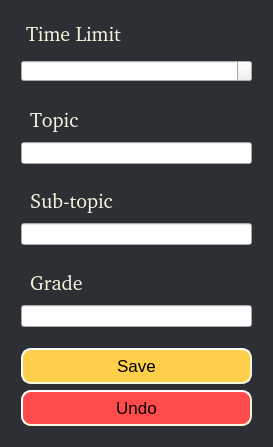
<?xml version="1.0" encoding="UTF-8"?>
<ui version="4.0">
 <class>test_card</class>
 <widget class="QFrame" name="test_card">
  <property name="geometry">
   <rect>
    <x>0</x>
    <y>0</y>
    <width>273</width>
    <height>447</height>
   </rect>
  </property>
  <property name="windowTitle">
   <string>Frame</string>
  </property>
  <property name="styleSheet">
   <string notr="true">QFrame{
	background-color: #2C2F33;
	color: beige;
	padding: 4px;
}</string>
  </property>
  <layout class="QVBoxLayout" name="verticalLayout">
   <property name="spacing">
    <number>0</number>
   </property>
   <property name="leftMargin">
    <number>0</number>
   </property>
   <property name="topMargin">
    <number>0</number>
   </property>
   <property name="rightMargin">
    <number>0</number>
   </property>
   <property name="bottomMargin">
    <number>0</number>
   </property>
   <item>
    <widget class="QFrame" name="frame">
     <property name="styleSheet">
      <string notr="true">QFrame{
	background-color: #2C2F33;
	color: beige;
	border: 0px;
}</string>
     </property>
     <property name="frameShape">
      <enum>QFrame::StyledPanel</enum>
     </property>
     <property name="frameShadow">
      <enum>QFrame::Raised</enum>
     </property>
     <layout class="QVBoxLayout" name="verticalLayout_4">
      <item>
       <widget class="QLabel" name="label_14">
        <property name="sizePolicy">
         <sizepolicy hsizetype="Minimum" vsizetype="Minimum">
          <horstretch>0</horstretch>
          <verstretch>0</verstretch>
         </sizepolicy>
        </property>
        <property name="font">
         <font>
          <family>URW Bookman [UKWN]</family>
          <pointsize>15</pointsize>
         </font>
        </property>
        <property name="styleSheet">
         <string notr="true">QFrame{
	border: 0px;
}</string>
        </property>
        <property name="text">
         <string>Time Limit</string>
        </property>
       </widget>
      </item>
      <item>
       <widget class="QFrame" name="create_test_card_2">
        <property name="styleSheet">
         <string notr="true">QFrame{
	border: 0px;
}</string>
        </property>
        <property name="frameShape">
         <enum>QFrame::StyledPanel</enum>
        </property>
        <property name="frameShadow">
         <enum>QFrame::Raised</enum>
        </property>
        <layout class="QVBoxLayout" name="verticalLayout_5">
         <property name="spacing">
          <number>6</number>
         </property>
         <property name="leftMargin">
          <number>0</number>
         </property>
         <property name="topMargin">
          <number>0</number>
         </property>
         <property name="rightMargin">
          <number>0</number>
         </property>
         <property name="bottomMargin">
          <number>0</number>
         </property>
         <item>
          <widget class="QTimeEdit" name="timeLimit">
           <property name="styleSheet">
            <string notr="true">QTimeEdit{
	color:white;
}

QTimeEdit:focus{
	border: 1px solid rgb(170, 255, 0)  ;
}</string>
           </property>
          </widget>
         </item>
         <item>
          <spacer name="verticalSpacer_4">
           <property name="orientation">
            <enum>Qt::Vertical</enum>
           </property>
           <property name="sizeHint" stdset="0">
            <size>
             <width>20</width>
             <height>40</height>
            </size>
           </property>
          </spacer>
         </item>
         <item>
          <widget class="QLabel" name="label_15">
           <property name="sizePolicy">
            <sizepolicy hsizetype="Minimum" vsizetype="Minimum">
             <horstretch>0</horstretch>
             <verstretch>0</verstretch>
            </sizepolicy>
           </property>
           <property name="font">
            <font>
             <family>URW Bookman [UKWN]</family>
             <pointsize>15</pointsize>
            </font>
           </property>
           <property name="styleSheet">
            <string notr="true">QFrame{
	border: 0px;
}</string>
           </property>
           <property name="text">
            <string>Topic </string>
           </property>
          </widget>
         </item>
         <item>
          <widget class="QLineEdit" name="topic">
           <property name="sizePolicy">
            <sizepolicy hsizetype="Minimum" vsizetype="Fixed">
             <horstretch>0</horstretch>
             <verstretch>0</verstretch>
            </sizepolicy>
           </property>
           <property name="styleSheet">
            <string notr="true">QLineEdit{
	color:white;
}

QLineEdit:focus{
	border: 1px solid rgb(170, 255, 0)  ;
}</string>
           </property>
          </widget>
         </item>
         <item>
          <spacer name="verticalSpacer_16">
           <property name="orientation">
            <enum>Qt::Vertical</enum>
           </property>
           <property name="sizeHint" stdset="0">
            <size>
             <width>20</width>
             <height>40</height>
            </size>
           </property>
          </spacer>
         </item>
         <item>
          <widget class="QLabel" name="label_16">
           <property name="sizePolicy">
            <sizepolicy hsizetype="Minimum" vsizetype="Minimum">
             <horstretch>0</horstretch>
             <verstretch>0</verstretch>
            </sizepolicy>
           </property>
           <property name="font">
            <font>
             <family>URW Bookman [UKWN]</family>
             <pointsize>15</pointsize>
            </font>
           </property>
           <property name="styleSheet">
            <string notr="true">QFrame{
	border: 0px;
}</string>
           </property>
           <property name="text">
            <string>Sub-topic</string>
           </property>
          </widget>
         </item>
         <item>
          <widget class="QLineEdit" name="subtopic">
           <property name="sizePolicy">
            <sizepolicy hsizetype="Minimum" vsizetype="Fixed">
             <horstretch>0</horstretch>
             <verstretch>0</verstretch>
            </sizepolicy>
           </property>
           <property name="styleSheet">
            <string notr="true">QLineEdit{
	color:white;
}

QLineEdit:focus{
	border: 1px solid rgb(170, 255, 0)  ;
}</string>
           </property>
           <property name="maxLength">
            <number>15</number>
           </property>
          </widget>
         </item>
         <item>
          <spacer name="verticalSpacer_17">
           <property name="orientation">
            <enum>Qt::Vertical</enum>
           </property>
           <property name="sizeHint" stdset="0">
            <size>
             <width>20</width>
             <height>40</height>
            </size>
           </property>
          </spacer>
         </item>
         <item>
          <widget class="QLabel" name="label_17">
           <property name="sizePolicy">
            <sizepolicy hsizetype="Minimum" vsizetype="Minimum">
             <horstretch>0</horstretch>
             <verstretch>0</verstretch>
            </sizepolicy>
           </property>
           <property name="font">
            <font>
             <family>URW Bookman [UKWN]</family>
             <pointsize>15</pointsize>
             <weight>50</weight>
             <bold>false</bold>
            </font>
           </property>
           <property name="styleSheet">
            <string notr="true">QFrame{
	border: 0px;
}</string>
           </property>
           <property name="text">
            <string>Grade</string>
           </property>
          </widget>
         </item>
         <item>
          <widget class="QLineEdit" name="grade">
           <property name="sizePolicy">
            <sizepolicy hsizetype="Minimum" vsizetype="Fixed">
             <horstretch>0</horstretch>
             <verstretch>0</verstretch>
            </sizepolicy>
           </property>
           <property name="styleSheet">
            <string notr="true">QLineEdit{
	color:white;
}

QLineEdit:focus{
	border: 1px solid rgb(170, 255, 0)  ;
}</string>
           </property>
          </widget>
         </item>
         <item>
          <spacer name="verticalSpacer_2">
           <property name="orientation">
            <enum>Qt::Vertical</enum>
           </property>
           <property name="sizeHint" stdset="0">
            <size>
             <width>20</width>
             <height>40</height>
            </size>
           </property>
          </spacer>
         </item>
         <item>
          <widget class="QPushButton" name="save_btn">
           <property name="font">
            <font>
             <pointsize>13</pointsize>
            </font>
           </property>
           <property name="styleSheet">
            <string notr="true">QPushButton{
	color: black;
	background-color: #FED049;
	border-style: outset;
	border-width: 2px;
	border-radius: 10px;
	border-color: beige;
	padding: 6px;

}

QPushButton:hover{
		background-color: #7289DA;
		color: white;
}</string>
           </property>
           <property name="text">
            <string>Save</string>
           </property>
          </widget>
         </item>
         <item>
          <widget class="QPushButton" name="undo_btn">
           <property name="font">
            <font>
             <pointsize>13</pointsize>
            </font>
           </property>
           <property name="styleSheet">
            <string notr="true">QPushButton{
	color: black;
	background-color: #ff4b4b;
	border-style: outset;
	border-width: 2px;
	border-radius: 10px;
	border-color: beige;
	padding: 6px;
}

QPushButton:hover{
		background-color: black;
		color: white;
}</string>
           </property>
           <property name="text">
            <string>Undo</string>
           </property>
          </widget>
         </item>
        </layout>
       </widget>
      </item>
     </layout>
    </widget>
   </item>
  </layout>
 </widget>
 <resources/>
 <connections/>
</ui>
